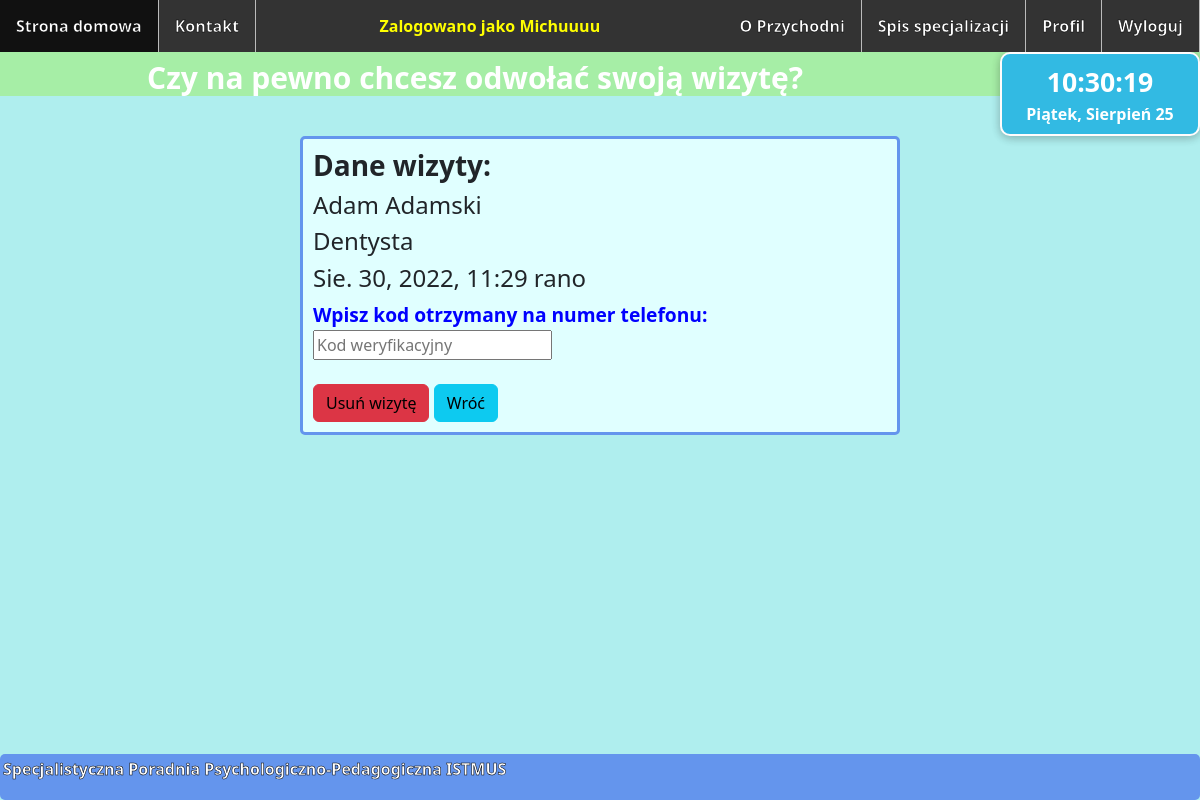
The app's page /profil/odwolajWizytę/19/ (signed in) with its own data.
### Przychodnia/models.py (models this page shows, shortened)
class Visit(models.Model):
    patient = models.ForeignKey(Customer, on_delete=models.CASCADE)
    purpose = models.CharField(max_length=300, blank=True, null=True)
    term = models.OneToOneField(Term, on_delete=models.CASCADE)

class Term(models.Model):
    date = models.DateTimeField()
    taken = models.BooleanField(default=False,verbose_name='Pokój')
    doctor = models.ForeignKey(Customer, on_delete=models.CASCADE)
    room = models.CharField(max_length=6, null=True, blank=True)
    specializationName = models.CharField(max_length=15, default="")

class Customer(models.Model):
    user = models.OneToOneField(User, null=True, blank=True, on_delete=models.CASCADE)
    USER_TYPES = (('ADM', 'Administrator'), ('DOC', 'Lekarz'), ('PAT', 'Pacjent'))
    userType = models.CharField(max_length=3, choices=USER_TYPES, default='PAT')
    pesel = models.IntegerField(unique=True, null=True, blank=True)
    name = models.CharField(max_length=20)
    surname = models.CharField(max_length=40)
    telephoneNumber = models.IntegerField(verbose_name='Numer telefonu', null=False, blank=False)
    street = models.CharField(max_length=40)
    city = models.CharField(max_length=40)
    zipCode = models.CharField(max_length=6)

### templates/cancelVisit.html (shortened to what this page needs)
{% extends 'base.html' %}
{% load bootstrap %}
{% block content %}
    <div class="main">
        <h1 id="nagłówek">Czy na pewno chcesz odwołać swoją wizytę?</h1>
        <div class="center">
            <form method="post">
                <h3 style="font-weight: bolder">Dane wizyty:</h3>
                <h4>{{ visit.term.doctor.name }} {{ visit.term.doctor.surname }}</h4>
                <h4>{{ visit.specializationName }}</h4>
                <h4>{{ visit.term.date }}</h4>
                <label style="font-weight: bolder; color: blue; font-size: larger">Wpisz kod otrzymany na numer telefonu:</label><br>
                <input type="text" name="verificationCode" placeholder="Kod weryfikacyjny"><br>
                <input type="hidden" name="hiddenVerificationCode" value="{{ verCode }}"><br>
                <button type="submit" style="color: black" class="btn btn-danger">Usuń wizytę</button>
                <a href="{% url 'profile' %}">
                    <button type="button" style="color: black" class="btn btn-info">Wróć</button>
                </a>
            </form>
        </div>
    </div>
{% endblock content %}

### templates/base.html (shortened to what this page needs)
<!DOCTYPE html>
<html lang="en">
<head>
    {% load static %}
    <link rel="stylesheet" type="text/css" href="{% static 'styles/style.css' %}"/>
    <link href="https://cdn.jsdelivr.net/npm/bootstrap@5.2.0-beta1/dist/css/bootstrap.min.css" rel="stylesheet"
>
</head>
<body>
<header>
    <ul id="ul">
        <li id="li"><a id="a" href="{% url 'homepage' %}">Strona domowa</a></li>
        <li id="li"><a id="a" href="{% url 'contact' %}">Kontakt</a></li>
        {% if user.is_authenticated %}
            <li id="li" style="float:right"><a id="a" href="{% url 'logout' %}">Wyloguj</a></li>
            <li id="li" style="float:right"><a id="a" href="{% url 'profile' %}">Profil</a></li>
            <li id="li" style="float:right"><a id="a" href="{% url 'doctorsList' %}">Spis specjalizacji</a></li>
        {% endif %}
        <li id="li" style="float:right"><a id="a" href="{% url 'about' %}">O Przychodni</a></li>
        {% if user.is_authenticated %}
            <li id="username">Zalogowano jako {{ user.username }}</li>
        {% endif %}
    </ul>
</header>
<aside style="float: right">
    <div class="time">
        <span class="hms"></span>
        <br>
        <span class="date"></span>
    </div>
</aside>
{% block content %}{% endblock content %}
<footer>
    <p>Specjalistyczna Poradnia Psychologiczno-Pedagogiczna ISTMUS</p>
</footer>
</body>
</html>

### Przychodnia/static/styles/style.css (style rules this page uses)
header { height: auto; }
html { background-color: paleturquoise; background-size: cover; }
#ul { list-style-type: none; margin: 0; padding: 0; overflow: hidden; background-color: #333; position: fixed; top: 0; width: 100%; }
#li { float: left; }
li a { display: block; color: white; text-align: center; padding: 14px 16px; text-decoration: none; font-weight: bold; -webkit-text-stroke: 0.5px black; }
#li #a { display: block; color: white; text-align: center; padding: 14px 16px; text-decoration: none; font-weight: bold; }
li { border-right: 1px solid #bbb; }
li:last-child { border-right: none; }
#li { border-right: 1px solid #bbb; }
#nagłówek { color: white !important; padding-top: 10px; font-size: 30px; font-weight: bold; text-align: center; margin-left: -50px; margin-top: 50px; background-color: #a6eea6; }
.center { margin-left: 25vw; margin-bottom: 100px; margin-top: 40px; width: 50%; border: 3px solid cornflowerblue; border-radius: 5px; background-color: lightcyan; padding: 10px; text-align: justify; }
footer { text-align: left; padding: 3px; background-color: cornflowerblue; display: block; color: white; position: fixed; left: 0; bottom: 0; width: 100%; font-weight: bold; border-radius: 5px; -webkit-text-stroke: 0.5px black; }
.main { background-color: paleturquoise; }
#username { display: block; color: yellow; text-align: center; padding: 14px 16px; text-decoration: none; font-weight: bold; }
* { box-sizing: border-box; }
.time { margin-top: 2px; background: #32bae3; color: #fff; border: 2px solid rgb(255, 252, 252); border-radius: 10px; box-shadow: 0 2px 10px 0 rgba(0, 0, 0, 0.16), 0 2px 10px 0 rgba(0, 0, 0, 0.12); padding: 8px; text-align: center; width: 200px; font-weight: bolder; }
.hms { font-size: 20pt; font-weight: bolder; }
.date { font-size: 12pt; }

### records on screen
Visit: term.doctor.name "Adam", term.doctor.surname "Adamski", specializationName "Dentysta", term "Sie. 30, 2022, 11:29 rano"

### other values on screen
{{ user.username }} "Michuuuu"
